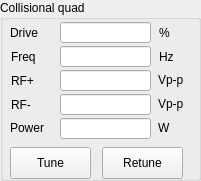
   <widget class="QGroupBox" name="gbSLCQ">
    <property name="geometry">
     <rect>
      <x>530</x>
      <y>570</y>
      <width>201</width>
      <height>181</height>
     </rect>
    </property>
    <property name="title">
     <string>Collisional quad</string>
    </property>
    <widget class="QLabel" name="label_27">
     <property name="geometry">
      <rect>
       <x>10</x>
       <y>25</y>
       <width>59</width>
       <height>16</height>
      </rect>
     </property>
     <property name="text">
      <string>Drive</string>
     </property>
    </widget>
    <widget class="QLineEdit" name="leSRFDRV_3">
     <property name="geometry">
      <rect>
       <x>60</x>
       <y>22</y>
       <width>91</width>
       <height>21</height>
      </rect>
     </property>
    </widget>
    <widget class="QLabel" name="label_28">
     <property name="geometry">
      <rect>
       <x>11</x>
       <y>49</y>
       <width>59</width>
       <height>16</height>
      </rect>
     </property>
     <property name="text">
      <string>Freq</string>
     </property>
    </widget>
    <widget class="QLabel" name="label_29">
     <property name="geometry">
      <rect>
       <x>11</x>
       <y>73</y>
       <width>59</width>
       <height>16</height>
      </rect>
     </property>
     <property name="text">
      <string>RF+</string>
     </property>
    </widget>
    <widget class="QLabel" name="label_30">
     <property name="geometry">
      <rect>
       <x>11</x>
       <y>97</y>
       <width>59</width>
       <height>16</height>
      </rect>
     </property>
     <property name="text">
      <string>RF-</string>
     </property>
    </widget>
    <widget class="QLineEdit" name="leSRFFRQ_3">
     <property name="geometry">
      <rect>
       <x>60</x>
       <y>46</y>
       <width>91</width>
       <height>21</height>
      </rect>
     </property>
    </widget>
    <widget class="QLineEdit" name="leGRFPPVP_3">
     <property name="geometry">
      <rect>
       <x>60</x>
       <y>70</y>
       <width>91</width>
       <height>21</height>
      </rect>
     </property>
     <property name="readOnly">
      <bool>true</bool>
     </property>
    </widget>
    <widget class="QLineEdit" name="leGRFPPVN_3">
     <property name="geometry">
      <rect>
       <x>60</x>
       <y>94</y>
       <width>91</width>
       <height>21</height>
      </rect>
     </property>
     <property name="readOnly">
      <bool>true</bool>
     </property>
    </widget>
    <widget class="QLabel" name="label_31">
     <property name="geometry">
      <rect>
       <x>159</x>
       <y>25</y>
       <width>31</width>
       <height>16</height>
      </rect>
     </property>
     <property name="text">
      <string>%</string>
     </property>
    </widget>
    <widget class="QLabel" name="label_32">
     <property name="geometry">
      <rect>
       <x>159</x>
       <y>49</y>
       <width>31</width>
       <height>16</height>
      </rect>
     </property>
     <property name="text">
      <string>Hz</string>
     </property>
    </widget>
    <widget class="QLabel" name="label_33">
     <property name="geometry">
      <rect>
       <x>158</x>
       <y>72</y>
       <width>31</width>
       <height>16</height>
      </rect>
     </property>
     <property name="text">
      <string>Vp-p</string>
     </property>
    </widget>
    <widget class="QLabel" name="label_34">
     <property name="geometry">
      <rect>
       <x>158</x>
       <y>96</y>
       <width>31</width>
       <height>16</height>
      </rect>
     </property>
     <property name="text">
      <string>Vp-p</string>
     </property>
    </widget>
    <widget class="QPushButton" name="pbTuneCQ">
     <property name="geometry">
      <rect>
       <x>10</x>
       <y>147</y>
       <width>81</width>
       <height>32</height>
      </rect>
     </property>
     <property name="text">
      <string>Tune</string>
     </property>
     <property name="autoDefault">
      <bool>false</bool>
     </property>
    </widget>
    <widget class="QPushButton" name="pbRetuneCQ">
     <property name="geometry">
      <rect>
       <x>102</x>
       <y>147</y>
       <width>81</width>
       <height>32</height>
      </rect>
     </property>
     <property name="text">
      <string>Retune</string>
     </property>
     <property name="autoDefault">
      <bool>false</bool>
     </property>
    </widget>
    <widget class="QLineEdit" name="leGRFPWR_3">
     <property name="geometry">
      <rect>
       <x>60</x>
       <y>118</y>
       <width>91</width>
       <height>21</height>
      </rect>
     </property>
     <property name="readOnly">
      <bool>true</bool>
     </property>
    </widget>
    <widget class="QLabel" name="label_75">
     <property name="geometry">
      <rect>
       <x>158</x>
       <y>120</y>
       <width>31</width>
       <height>16</height>
      </rect>
     </property>
     <property name="text">
      <string>W</string>
     </property>
    </widget>
    <widget class="QLabel" name="label_76">
     <property name="geometry">
      <rect>
       <x>10</x>
       <y>120</y>
       <width>59</width>
       <height>16</height>
      </rect>
     </property>
     <property name="text">
      <string>Power</string>
     </property>
    </widget>
   </widget>
